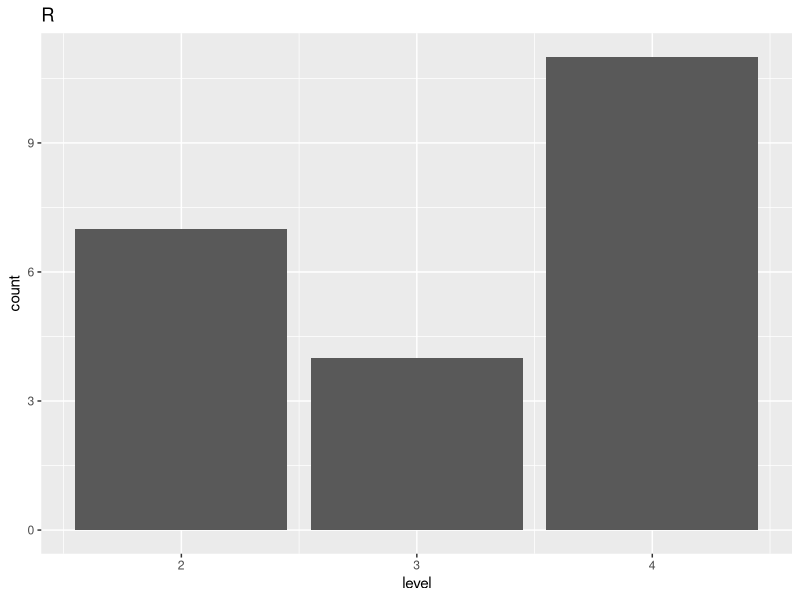
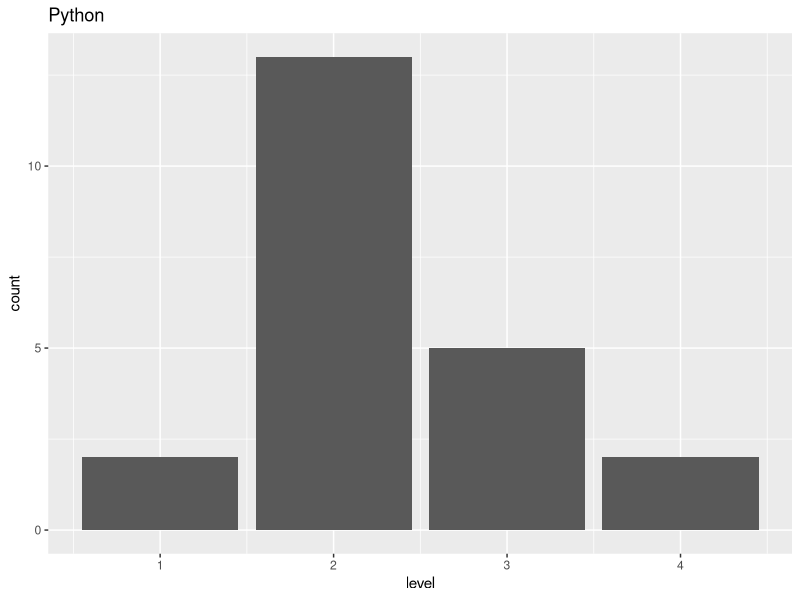

These charts were generated, in order, by the following R code:
# Queens: Task4 

library("dplyr")
library("tidyverse")

# Load data (separated by semicolon)
data_survey <- read.csv("intro-survey.csv", sep=";")
View(data_survey)


# --------------------------------------------
# Part1: Descriptive statistics
# --------------------------------------------

# How many students participated in survey
number_participants <- length(unique(data_survey$id))
number_groups <- length(unique(data_survey$cgroup))

# Summary statistics for each answer
numerical_variables <- colnames(data_survey)[-c(1,2,21,22)]
descriptive_stats <- summary(data_survey[,numerical_variables])


# --------------------------------------------
# Part2: Figures
# --------------------------------------------
library(ggplot2)
library(reshape2)


# Long form
data_survey_melted <- melt(data_survey[,-c(2,21)], id.vars=c("id", "cgroup"))

# Barplot
plot_overview <- ggplot(data=data_survey_melted, aes(x=factor(value), fill=cgroup))+
  labs(x="answer")+
  geom_bar()+
  facet_grid(. ~ variable)


# Barcharts on some programming languages:

ggplot(data = data_survey) + 
  geom_bar(mapping = aes(x = l_r)) +
  labs(title="R", x="level") 

ggplot(data = data_survey) + 
  geom_bar(mapping = aes(x = l_python)) +
  labs(title="Python", x="level") 

# --------------------------------------------
# End
# --------------------------------------------